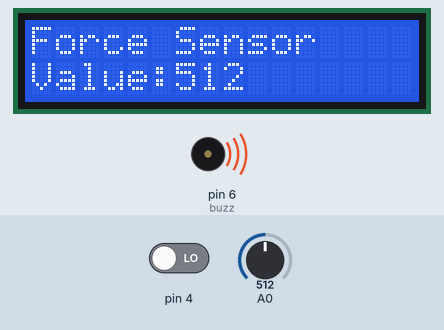
The sketch below on a simulated Arduino Uno, built with avr-gcc and run on an emulated ATmega328P. On the bench: 16×2 character LCD, buzzer (waves = sounding, pin HIGH). The inputs (shaded band) are chosen by the test bench; at power-on: pin 4 LOW, A0 = 512. What the sketch prints to the serial monitor is not drawn.

Above: at 1.2 s.
1.3 s: pin 4 driven HIGH
At 2.1 s:
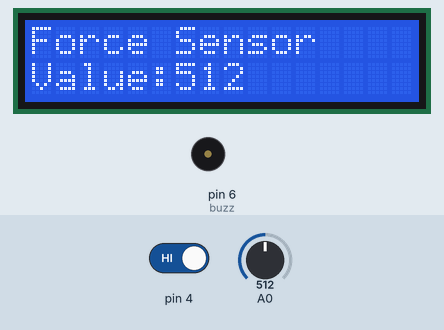
4.3 s: A0 set to 190
At 5.4 s:
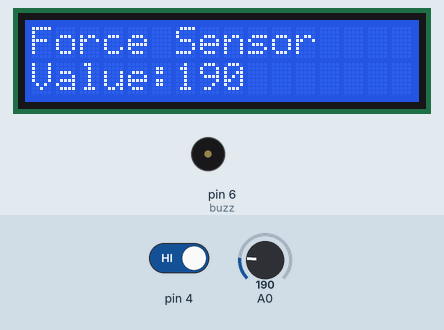
7.3 s: A0 set to 210
At 8.0 s:
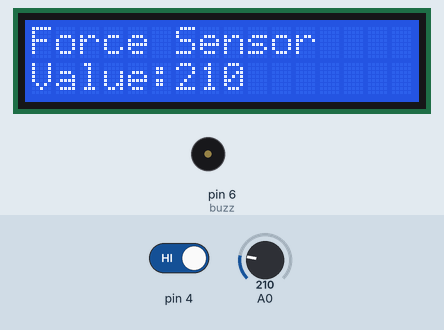
10.3 s: A0 set to 1023
At 11.8 s:
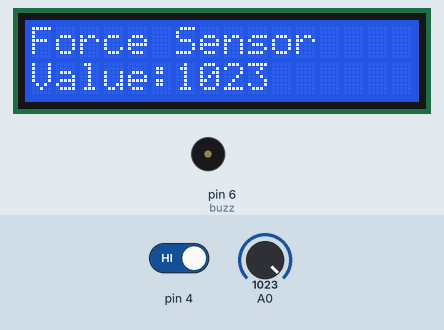
13.3 s: A0 set to 900
At 13.9 s:
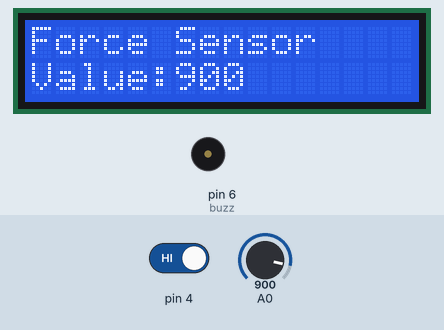
16.3 s: A0 set to 1023
At 17.7 s:
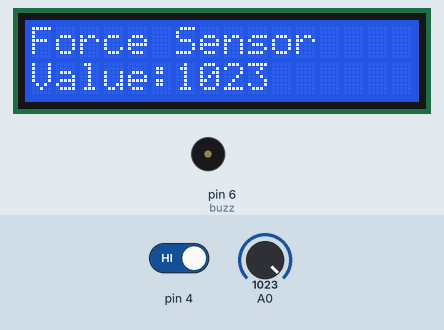
Timing chart, 0 to 19.3 s (numbered marks = the images above; inputs shaded):
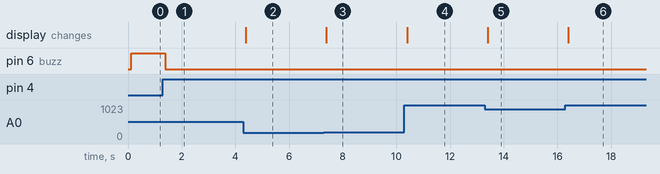

The sketch:

iot1.ino
```cpp
#include <SoftwareSerial.h>
#include <LiquidCrystal_I2C.h>

SoftwareSerial BTSerial(2, 3); // RX | TX
LiquidCrystal_I2C lcd(0x27, 16, 2); // LCD I2C address 0x27

int Force_VAL = 0;
int temp = 0;
int btn = 0;
int buzz = 6;

void setup() {
  pinMode(A0, INPUT);
  pinMode(4, INPUT);
  pinMode(buzz, OUTPUT);
  Serial.begin(9600);
  BTSerial.begin(9600);
  lcd.init();
  lcd.backlight();
  lcd.setCursor(0, 0);
  lcd.print("Force Sensor");
  digitalWrite(buzz, LOW);
}

void loop() {
  Force_VAL = analogRead(A0);
  btn = digitalRead(4);
  Serial.println(btn);
  lcd.setCursor(0, 1);
  lcd.print("                ");
  lcd.setCursor(0, 1);
  lcd.print("Value:");
  lcd.print(Force_VAL);

  if (Force_VAL < 50 || Force_VAL > 200) { //Enter Force Value Range according to the item
    temp = 1;
    BTSerial.println("Alert: Force detected!");
  } else {
    BTSerial.println("Status: OK");
  }

  if (btn == 1) {
    temp = 0;
  }

  if (temp == 1) {
    digitalWrite(buzz, HIGH);
  }

  if (temp == 0) {
    digitalWrite(buzz, LOW);
  }

  delay(10);
}
```

Measured:
- after the input at 1.3 s, pin 6 (buzz): HIGH → LOW after 0.09 s
- after the input at 4.3 s, the display: changes after 0.08 s (image 2)
- after the input at 7.3 s, the display: changes after 0.09 s (image 3)
- after the input at 10.3 s, the display: changes after 0.10 s (image 4)
- after the input at 13.3 s, the display: changes after 0.10 s (image 5)
- after the input at 16.3 s, the display: changes after 0.10 s (image 6)
